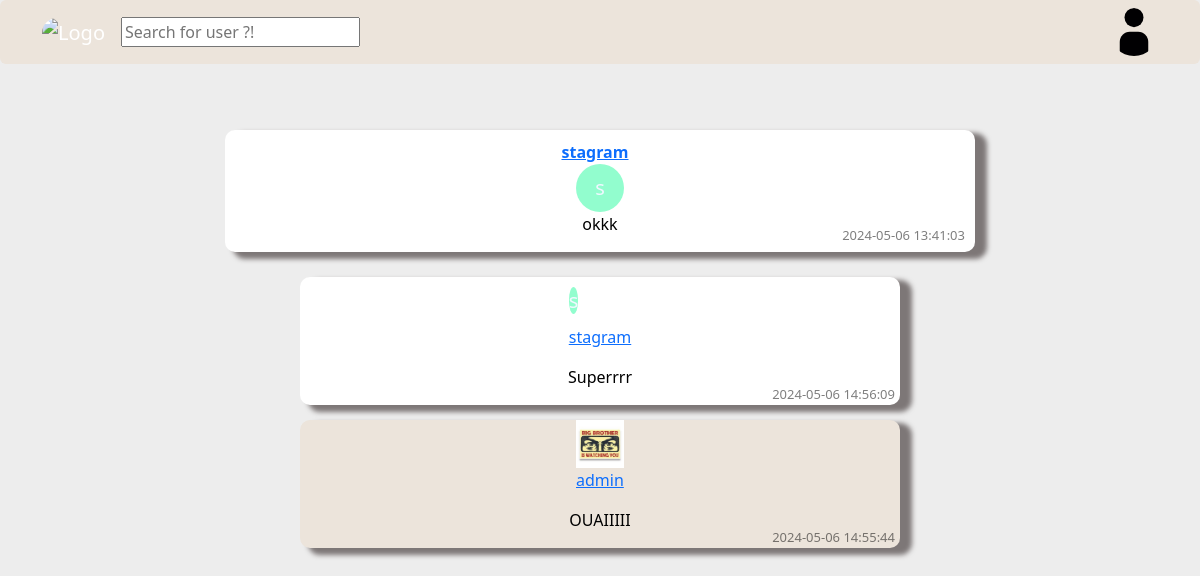
The page /view/post.php?id_post=64 on the database its author committed.
### tables this page shows
CREATE TABLE `user` (
  `id` int(11) NOT NULL,
  `first_name` varchar(32) NOT NULL,
  `last_name` varchar(32) NOT NULL,
  `age` tinyint(4) NOT NULL,
  `birthday` int(11) NOT NULL,
  `email` varchar(128) NOT NULL,
  `password` varchar(128) NOT NULL,
  `pseudo` varchar(32) NOT NULL,
  `admin` tinyint(4) DEFAULT NULL,
  `profile_picture` varchar(128) DEFAULT NULL,
  `ban` tinyint(4) NOT NULL
);

CREATE TABLE `post` (
  `id` int(11) NOT NULL,
  `id_user` int(11) NOT NULL,
  `time` varchar(128) NOT NULL DEFAULT current_timestamp(),
  `content` text NOT NULL,
  `image` varchar(128) DEFAULT NULL,
  `retirer` tinyint(1) DEFAULT NULL,
  `flou` tinyint(1) DEFAULT NULL
);

CREATE TABLE `comment` (
  `id` int(11) NOT NULL,
  `id_post` int(11) NOT NULL,
  `id_user` int(11) NOT NULL,
  `content` text NOT NULL,
  `date` date DEFAULT curdate(),
  `hour` time DEFAULT curtime(),
  `image` varchar(128) DEFAULT NULL
);

### view/popup_signin.php (called while the page is built, shortened)
<?php require("../model/signin.php") ?>

### model/comment_info.php (the view, shortened to what this page needs)
<?php
class Comment
{
    private $id_comment;
    private $id_user;
    private $content;
    private $date;
    private $hour;
    public function __construct($id_comment, $id_post, $id_user, $content, $date, $hour, $image)
    {
        $this->id_comment = $id_comment;
        $this->id_user = $id_user;
        $this->content = $content;
        $this->date = $date;
        $this->hour = $hour;
    }
    public function getIdUser()
    {
        return $this->id_user;
    }
    public function displayComment(){
        global $db;
        $sql = "SELECT * FROM user WHERE id = ?";
        $query = $db->prepare($sql);
        $query->execute([$this->getIdUser()]);
        $data = $query->fetch();
        if($data["admin"]==1){
        ?>
        <div class="comment-admin" id="comment<?php echo $this->id_comment ?>">
        <?php
        }else {
        ?>
        <div class="comment" id="comment<?php echo $this->id_comment ?>">
        <?php
        }
        ?>
            <div class="comment-author">
            <?php
            if ($data["profile_picture"][0] == "#") {
                echo "<span id='picks' class='picture' style='width: 48px; height=48px; background-color:" . $data["profile_picture"] . "; color:aliceblue; text-align: center; line-height: 48px; font-size: 20px; border-radius: 50%;'>" . substr($data["pseudo"], 0, 1) . "</span>";
            } else {
                echo "<span id='picks' class='picture'>";
                echo "<img src='../image/avatar_user/" . $data["profile_picture"] . "' alt='Logo' style='width:48px;' id='img'>";
                echo " </span>";
            }?>
            <p><a href="../view/user.php?id=<?php echo $data["id"] ?>"><?php echo $data["pseudo"] ?></a></p>
            </div>
            <div class="comment-content">
                <p><?php echo $this->content ?></p>
            </div>
            <div class="comment-info">
                <p><?php echo $this->date ?> <?php echo $this->hour ?></p>
            </div>
        </div>
        <?php
    }
}
?>

### view/post.php (shortened to what this page needs)
<!DOCTYPE html>
<html lang="en">
<head>
  <link href="../css/style.css" rel="stylesheet">
  <link href="../css/style_popup.css" rel="stylesheet">
  <link href="../css/style_post.css" rel="stylesheet">
  <link href="https://cdn.jsdelivr.net/npm/bootstrap@5.3.3/dist/css/bootstrap.min.css" rel="stylesheet">
</head>
<body>
    <?php
    if(isset($_GET["id_post"])){
        require("navbar.php");
        require("../view/popup_signin.php");
        ?>
        <div id="postboxPost">
            <?php
                $sql= "SELECT * FROM post WHERE id= ?";
                $query = $db->prepare($sql);
                $query->execute([$_GET["id_post"]]);
                $data = $query->fetch();
                if($data){
                    $post = new Post($data["id"], $data["content"], $data["id_user"], $data["time"], $data["flou"], $data["retirer"], $data["image"]);
                    if($data["retirer"] == 1){
                        echo "<p>Post removed</p>";
                    }else{
                    $post->displayPost();
                    ?>
                    <div id="commentbox">
                    <?php
                    require("../model/comment_info.php");
                    $sql = "SELECT * FROM comment WHERE id_post = ? ORDER BY date DESC, hour DESC";
                    $query = $db->prepare($sql);
                    $query->execute([$post->getId()]);
                    $data = $query->fetchAll();
                    if($data){
                        foreach($data as $commentUser){
                            $comment = new Comment($commentUser["id"],$commentUser["id_post"],$commentUser["id_user"],$commentUser["content"],$commentUser["date"],$commentUser["hour"],$commentUser["image"]);
                            $comment->displayComment();
                        }
                    }else{
                        echo "<p>No comment</p>";
                    }
                    ?>
                    </div>
                    <?php
                    }
                }else{
                    echo "<p>Post not found</p>";
                }
            ?>
        </div>
        <?php
    }else{
        header("Location: index.php");
    }
    ?>
</body>
</html>

### view/navbar.php (shortened to what this page needs)
<nav id= "signin_query"class="navbar navbar-expand-lg navbar-dark rounded" style="background-color: #ece4db ;margin: 0 auto;">
  <div class="container ">
    <a class="navbar-brand" href="../view/index.php">
      <img src="../image/Logo_TZU.png" alt="Logo" style="width:40px;" class="rounded-pill">
    </a>
    <div class="collapse navbar-collapse" id="mynavbar">
      <input type="text" id="search" placeholder="Search for user ?!" autocomplete="off">
      <ul class="navbar-nav ms-auto">
        <li class="nav-item">
          <?php
          if (isset($_SESSION["id_user"])) {
            require("../model/notification_info.php");
            require("../view/notification.php");
            if (isset($_GET['id'])) {
              echo "<script> console.log('id_user : " . $_GET["id"] . "')</script>";
              if ($_SESSION["id_user"] == $_GET['id']) {
                echo "<a id='nav-link' href='../model/deconnect.php'>Deconnection</a>";
              } else {
                echo "<p id='para'>" . $_SESSION['pseudo'] . "</p>";
                echo "<a id='nav-link' href='../model/deconnect.php'>Deconnection</a>";
                echo " <a class= 'hello' id='nav-link' href='../view/user.php?id=" . $_SESSION["id_user"] . "'>";
                if ($_SESSION["profile_picture"][0] != "#") {
                  echo"<div id='icon'>";
                  echo "<img src='../image/avatar_user/" . $_SESSION["profile_picture"] . "' alt='Logo' style='width:48px; height=48px;'class='' ></a>";
                  echo"</div>";
                } else {
                  echo"<div id='icon'>";
                  echo "<div class='rounded-pill' style='width:48px; height=48px; background-color:".$_SESSION["profile_picture"]."; color:aliceblue; text-align: center; line-height: 48px; font-size: 20px; border-radius: 50%;'>".substr($_SESSION['pseudo'],0,1)."</div></a>";
                  echo"</div>";
                }
              }
            }else{
                echo "<p id='para'>" . $_SESSION['pseudo'] . "</p>";
                echo "<a id='nav-link' href='../model/deconnect.php'>Deconnection</a>";
                echo " <a class'test' id='nav-link' href='../view/user.php?id=" . $_SESSION["id_user"] . "'>";
                if ($_SESSION["profile_picture"][0] != "#") {
                  echo"<div id='icon'>";
                  echo "<img src='../image/avatar_user/" . $_SESSION["profile_picture"] . "' alt='Logo' style='width:48px; height=48px;'class='rounded-pill' ></a>";
                  echo"</div>";
                } else {
                  echo"<div id='icon'>";
                  echo "<div class='rounded-pill' style='width:48px; height=48px; background-color:".$_SESSION["profile_picture"]."; color:aliceblue; text-align: center; line-height: 48px; font-size: 20px; border-radius: 50%;'>".substr($_SESSION['pseudo'],0,1)."</div></a>";
                  echo"</div>";
                }
            }
          } else {
            echo"<div id='icon'>";
            echo " <a id='nav-link' >";
            echo "<img src='../image/user.svg' alt='Logo' style='width:48px'; class='rounded-pill' onclick='checkAndRedirect()'";
            echo "</a>";
            echo "</div>";
          }
          ?>
        </li>
      </ul>
    </div>
  </div>
</nav>

### model/signin.php (shortened to what this page needs)
<!DOCTYPE html>
<html lang="en">
<head>
    <link href="../css/signin.css" rel="stylesheet">
</head>
<body>
</body>
</html>

### model/post_info.php (shortened to what this page needs)
<?php
class Post
{
    private $id_post;
    private $content;
    private $author;
    private $createdAt;
    private $flou;
    private $admin_post;
    public function __construct($id_post, $content, $author, $createdAt, $flou, $retirer, $image)
    {
        global $db;
        $this->id_post = $id_post;
        $this->content = $content;
        $this->author = $author;
        $this->createdAt = $createdAt;
        $this->flou = $flou;
        $sql = "SELECT admin FROM user WHERE id = ?";
        $qry = $db->prepare($sql);
        $qry->execute([$this->getAuthor()]);
        $result = $qry->fetch();
        $this->admin_post = $result["admin"];
    }
    public function getId()
    {
        return $this->id_post;
    }
    public function getAuthor()
    {
        return $this->author;
    }
    public function getFlou()
    {
        return $this->flou;
    }
    public function getAdmin()
    {
        return $this->admin_post;
    }
    public function displayPost()
    {
        global $db;
        if ($this->getAdmin() == 1) {
            echo "<div class='post_admin' id='post" . $this->getId() . "'>";
        } else {
            echo "<div class='post' id='post" . $this->getId() . "'>";
        }
        $query = $db->prepare("SELECT pseudo,profile_picture FROM user WHERE id=?");
        $query->execute([$this->author]);
        $data = $query->fetch();
        if ($data) {
            echo "<div class='author-info'>";
            echo "<a class='hello' id='nav-link' href='../view/user.php?id=" . $this->author . "'>";
            echo "<span class='author'>" . $data["pseudo"] . "</span>";
            echo "</a>";
            if ($data["profile_picture"][0] == "#") {
                echo "<span id='picks' class='picture' style='width: 48px;px; height=48px; background-color:" . $data["profile_picture"] . "; color:aliceblue; text-align: center; line-height: 48px; font-size: 20px; border-radius: 50%;'>" . substr($data["pseudo"], 0, 1) . "</span>";
            } else {
                echo "<span id='picks' class='picture'>";
                echo "<img src='../image/avatar_user/" . $data["profile_picture"] . "' alt='Logo' style='width:48px;' id='img'>";
                echo " </span>";
            }
            echo "</div>";
        } else {
            echo "<p class='author'>Unknown</p>";
        }
        if ($this->getFlou() == 1) {
            if (isset($_SESSION["id_user"])) {
                echo '<div class="btn_see">';
                echo '<button  id = "unblur_user' . $this->getId() . '" type="button" class="btn btn-warning btn-sm mb-1" onclick="unblurUserPosts(' . $this->getId() . ')" >See</button>';
                echo '</div>';
            } else {
                echo '<div class="info_btn">';
                echo '<span class="badge text-bg-light">Create an account or connect to see the blur post</span>';
                echo '</div>';
            }
            echo '<div id="content-blur' . $this->getId() . '"  class="content-blur">';
        } else {
            echo '<div class="content-notblur" id="content' . $this->getId() . '">';
        }
        echo "<p id = 'content" . $this->getId() . "' class='content'>$this->content</p>";
        echo "</div>";
        echo "<p class='createdAt'>$this->createdAt</p>";
?>
            <?php
        echo '
        <div class="goTo" id="goto' . $this->getId() . '">
        <a href="../view/post.php?id_post='. $this->getId() .'">
        <svg xmlns="http://www.w3.org/2000/svg" width="30" height="30" fill="black" class="bi bi-text-left" viewBox="0 0 16 16">
        <path fill-rule="evenodd" d="M2 12.5a.5.5 0 0 1 .5-.5h7a.5.5 0 0 1 0 1h-7a.5.5 0 0 1-.5-.5m0-3a.5.5 0 0 1 .5-.5h11a.5.5 0 0 1 0 1h-11a.5.5 0 0 1-.5-.5m0-3a.5.5 0 0 1 .5-.5h7a.5.5 0 0 1 0 1h-7a.5.5 0 0 1-.5-.5m0-3a.5.5 0 0 1 .5-.5h11a.5.5 0 0 1 0 1h-11a.5.5 0 0 1-.5-.5"/>
        </svg>
        </a>
        </div>
        </div>';
        ?>
        <?php
    }
}

### css/style.css (style rules this page uses)
body { margin: 0; padding: 0; color:black; }
.post { width: 100%; display: flex; justify-content: center; align-items: center; flex-direction: column; background-color: #ffffff; border-radius: 10px; margin-top: 10px; margin-bottom: 10px; position: relative; box-shadow: #7d7777 10px 5px 5px 2px; }
.author-info { display: flex; flex-direction: column; align-items: center; margin-top: 10px; }
.content { width: 100%; word-wrap: break-word; }
.author { font-weight: bold; margin-right: 10px; }
.picture { overflow: hidden; border-radius: 50%; }
.createdAt { position: absolute; bottom: 7px; right: 10px; margin-bottom: 0px; font-size: small; opacity: 0.5; }

### css/style_post.css (style rules this page uses)
#postboxPost { display: flex; justify-content: center; align-items: center; flex-direction: column; position: absolute; top: 120px; left: 50%; transform: translate(-50%); width: 750px; }
.comment { position: relative; width: 600px; display: flex; justify-content: center; align-items: center; flex-direction: column; background-color:#ffffff; border-radius: 10px; position: relative; margin-top: 15px; margin-bottom: 15px; box-shadow: #7d7777 10px 5px 5px 2px; }
.comment-admin { position: relative; width: 600px; display: flex; justify-content: center; align-items: center; flex-direction: column; background-color:#ece4db; border-radius: 10px; position: relative; margin-top: 15px; margin-bottom: 15px; box-shadow: #7d7777 10px 5px 5px 2px; }
.comment-info { position:absolute; bottom: 1px; right: 5px; z-index: 1; font-size: small; opacity: 0.5; }
.comment-info p { margin: 0; }

### css/signin.css (style rules this page uses)
body { color:black; background-color: #ededed; }

### rows shown on the page
user: pseudo "stagram", pseudo "s"
post: content "okkk", time "2024-05-06 13:41:03"
comment: id_user.pseudo "s", id_user.pseudo "stagram", content "Superrrr", date "2024-05-06", hour "14:56:09"
comment: id_user.profile_picture (picture), id_user.pseudo "admin", content "OUAIIIII", date "2024-05-06", hour "14:55:44"
